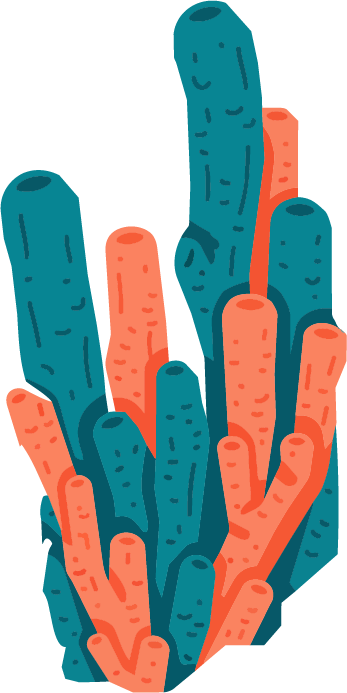
#> input picture assets-src/corals/Columnar-1.png, 347 x 693 px
$ python build-art.py
#> lines starting #> are read from the running program, lines starting #| are printed output that depends on the picture
#!/usr/bin/env python3
"""Turns the full-size art in assets-src into the game-ready images in public/assets.

Corals: the game never draws a coral larger than 200x170 px (CoralReef.js), or 260x220 in the tutorial, and it
makes ten bleached copies of every image in memory. Shipping the art at its original 350-900 px meant 12 times more
texture memory than was ever shown. Each image is shrunk to fit CORAL_MAX: 1.5x the in-game size, which covers the
tutorial's coral, the hover pulse and the 1.35x camera zoom on the nest.

Stress outline: the red frame that fades in around the screen is a soft blur with no detail, so it's stored at a
quarter of its size and stretched back up by the game (ReefScene.js, setupOverlays).

Needs Pillow (pip install pillow). Run from the repo root after adding or changing art:
    python3 scripts/build-art.py
"""
from pathlib import Path
from PIL import Image

SRC = Path("assets-src")
OUT = Path("public/assets")
CORAL_MAX = (300, 255)
OUTLINE_SHRINK = 4


def shrink(path, out, scale):
    image = Image.open(path).convert("RGBA")
    size = (round(image.width * scale), round(image.height * scale))
    # Resized with the color multiplied by the alpha, so see-through edge pixels don't bleed a dark fringe into the art
    small = image.convert("RGBa").resize(size, Image.LANCZOS).convert("RGBA")
    small.save(out, optimize=True)
    print(f"{path.name}: {image.width}x{image.height} -> {size[0]}x{size[1]}")


for path in sorted((SRC / "corals").glob("*.png")):
    with Image.open(path) as image:
#> image is the input picture: PIL image 347x693 RGBA; mean R, G, B, A 159.3, 169.6, 166.5, 158.1
        scale = min(CORAL_MAX[0] / image.width, CORAL_MAX[1] / image.height, 1)
#> scale = 0.368
    shrink(path, OUT / "corals" / path.name, scale)
#> in shrink, `small = image.convert("RGBa").resize(size, Image.LANCZOS).convert("RGB..`:
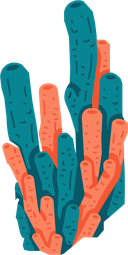
#> small: PIL image 128x255 RGBA; mean R, G, B, A 67.3, 79.5, 76.3, 158; transparent parts drawn white
#| Columnar-1.png: 347x693 -> 128x255
#> pass 2 of the loop `for path in sorted((SRC / "corals").glob("*.png")):`:
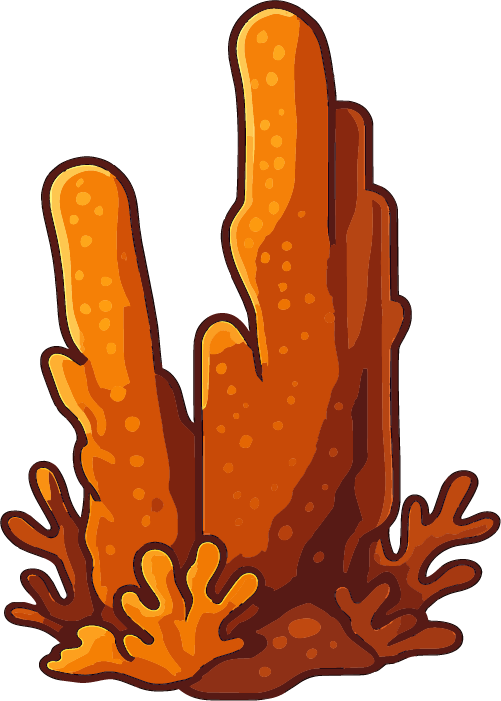
#> input picture assets-src/corals/Columnar-2.png, 501 x 701 px
#> image is the input picture: PIL image 501x701 RGBA; mean R, G, B, A 204.9, 150.3, 119.6, 141.8
#> in shrink (call 2), `small = image.convert("RGBa").resize(size, Image.LANCZOS).convert("RGB..`:
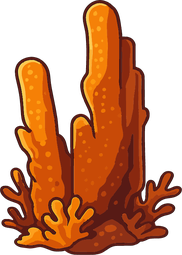
#> small: PIL image 182x255 RGBA; mean R, G, B, A 95.3, 39.1, 8.4, 141.7; transparent parts drawn white
#| Columnar-2.png: 501x701 -> 182x255
#> pass 3 of the loop `for path in sorted((SRC / "corals").glob("*.png")):`:
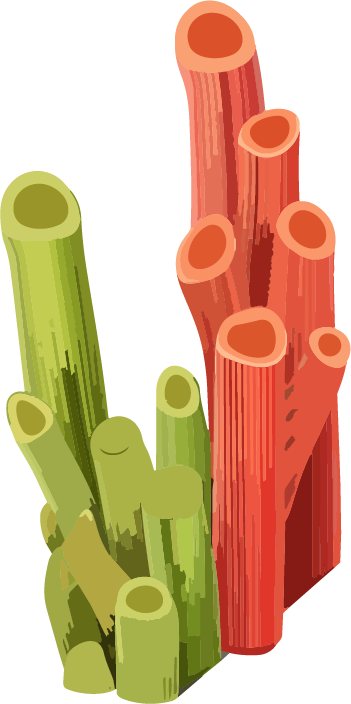
#> input picture assets-src/corals/Columnar-3.png, 351 x 704 px
#> image is the input picture: PIL image 351x704 RGBA; mean R, G, B, A 216.1, 179.3, 143.2, 146.3
#> in shrink (call 3), `small = image.convert("RGBa").resize(size, Image.LANCZOS).convert("RGB..`:
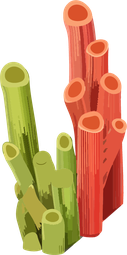
#> small: PIL image 127x255 RGBA; mean R, G, B, A 117.1, 78, 39.3, 146.3; transparent parts drawn white
#| Columnar-3.png: 351x704 -> 127x255

outline = SRC / "background" / "stress_outline.png"
shrink(outline, OUT / "background" / outline.name, 1 / OUTLINE_SHRINK)
#> call 4 of shrink, with scale = 0.25
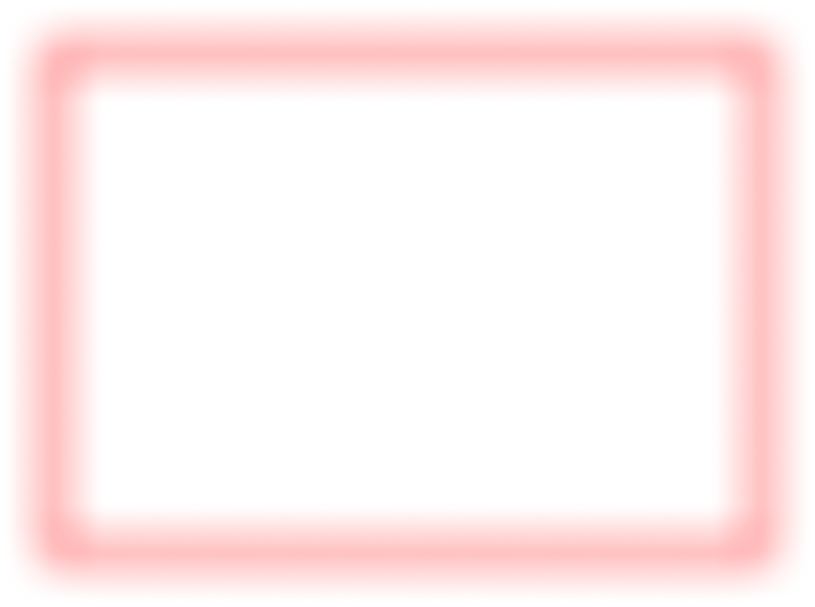
#> input picture assets-src/background/stress_outline.png, 1630 x 1214 px, found by its file name (shown at 1/2 size)
#> in shrink, image is the input picture: PIL image 1630x1214 RGBA; mean R, G, B, A 124.5, 5.1, 5.1, 14.9
#> in shrink (call 4), `small = image.convert("RGBa").resize(size, Image.LANCZOS).convert("RGB..`:
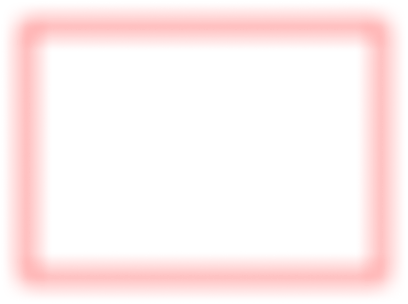
#> small: PIL image 408x304 RGBA; mean R, G, B, A 124.8, 0.6, 0.6, 14.9; transparent parts drawn white
#| stress_outline.png: 1630x1214 -> 408x304
